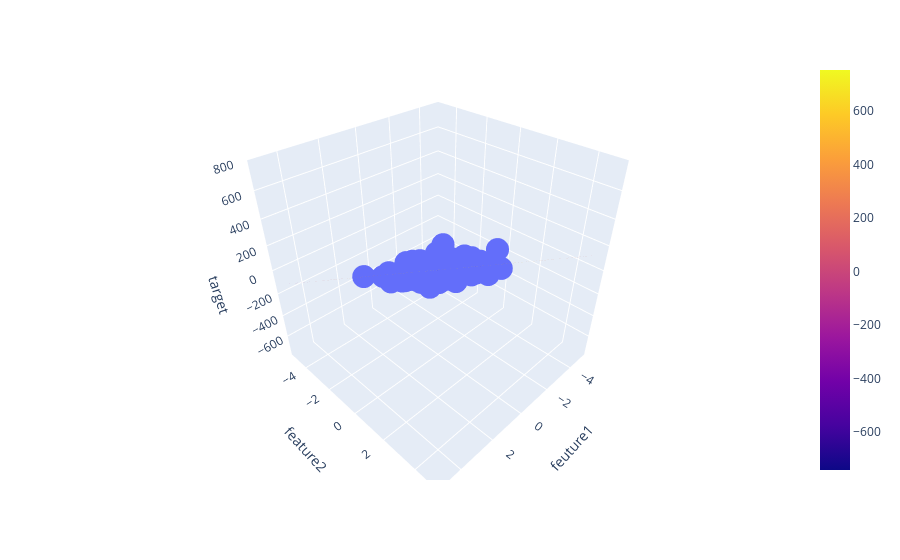

The notebook cell saved with this chart:
### Code cell
import plotly.graph_objects as go

fig = px.scatter_3d(df,x=df['feuture1'] , y=df['feature2'] , z=df['target'])

fig.add_trace(go.Surface(x = x, y = y, z =z ))

fig.show()

### Figure 1 — Plotly figure (JSON) as saved in the notebook; plotly's stock layout.template omitted (floating-point values rounded to 4 significant figures; data arrays with more than 128 entries replaced by an {"elided": "..."} marker saying what was removed)
{"data": [{"hovertemplate": "feuture1=%{x}<br>feature2=%{y}<br>target=%{z}<extra></extra>", "legendgroup": "", "marker": {"color": "#636efa", "symbol": "circle"}, "mode": "markers", "name": "", "scene": "scene", "showlegend": false, "type": "scatter3d", "x": {"elided": "200 float values"}, "y": {"elided": "200 float values"}, "z": {"elided": "200 float values"}}, {"type": "surface", "x": [-5.0, -3.889, -2.778, -1.667, -0.5556, 0.5556, 1.667, 2.778, 3.889, 5.0], "y": [-5.0, -3.889, -2.778, -1.667, -0.5556, 0.5556, 1.667, 2.778, 3.889, 5.0], "z": [[-743.2, -673.4, -603.5, -533.6, -463.7, -393.8, -323.9, -254.0, -184.1, -114.2], [-646.8, -576.9, -507.0, -437.1, -367.2, -297.3, -227.4, -157.5, -87.64, -17.75], [-550.3, -480.4, -410.5, -340.6, -270.8, -200.9, -131.0, -61.07, 8.824, 78.72], [-453.9, -384.0, -314.1, -244.2, -174.3, -104.4, -34.5, 35.39, 105.3, 175.2], [-357.4, -287.5, -217.6, -147.7, -77.83, -7.932, 61.96, 131.9, 201.7, 271.6], [-260.9, -191.0, -121.2, -51.26, 18.64, 88.53, 158.4, 228.3, 298.2, 368.1], [-164.5, -94.58, -24.69, 45.21, 115.1, 185.0, 254.9, 324.8, 394.7, 464.6], [-68.01, 1.881, 71.77, 141.7, 211.6, 281.5, 351.3, 421.2, 491.1, 561.0], [28.45, 98.34, 168.2, 238.1, 308.0, 377.9, 447.8, 517.7, 587.6, 657.5], [124.9, 194.8, 264.7, 334.6, 404.5, 474.4, 544.3, 614.2, 684.1, 754.0]]}], "layout": {"legend": {"tracegroupgap": 0}, "margin": {"t": 60}, "scene": {"domain": {"x": [0, 1], "y": [0, 1]}, "xaxis": {"title": {"text": "feuture1"}}, "yaxis": {"title": {"text": "feature2"}}, "zaxis": {"title": {"text": "target"}}}}}
